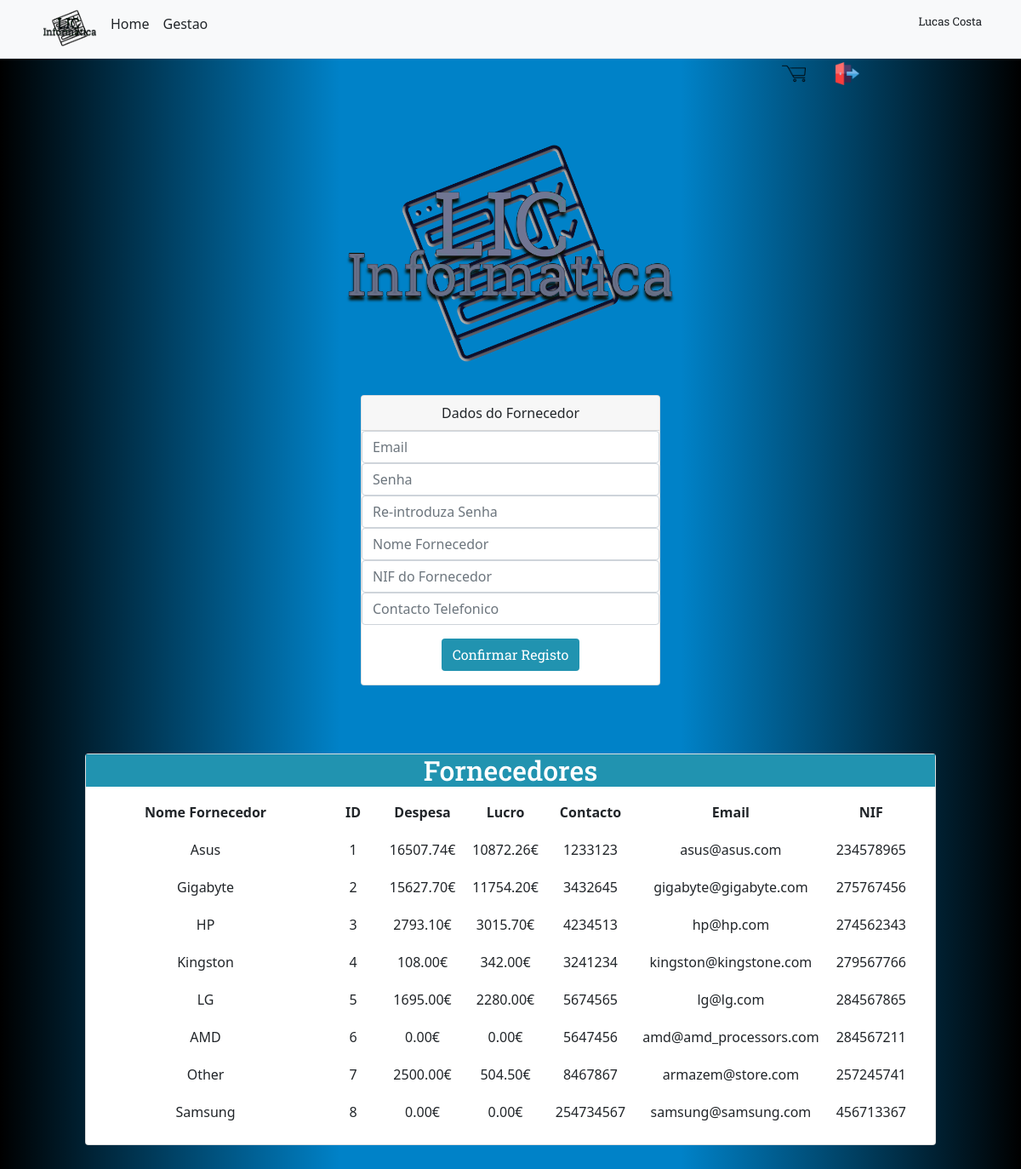
Page /admin/criar-fornecedor (signed in) on the earlier database version.
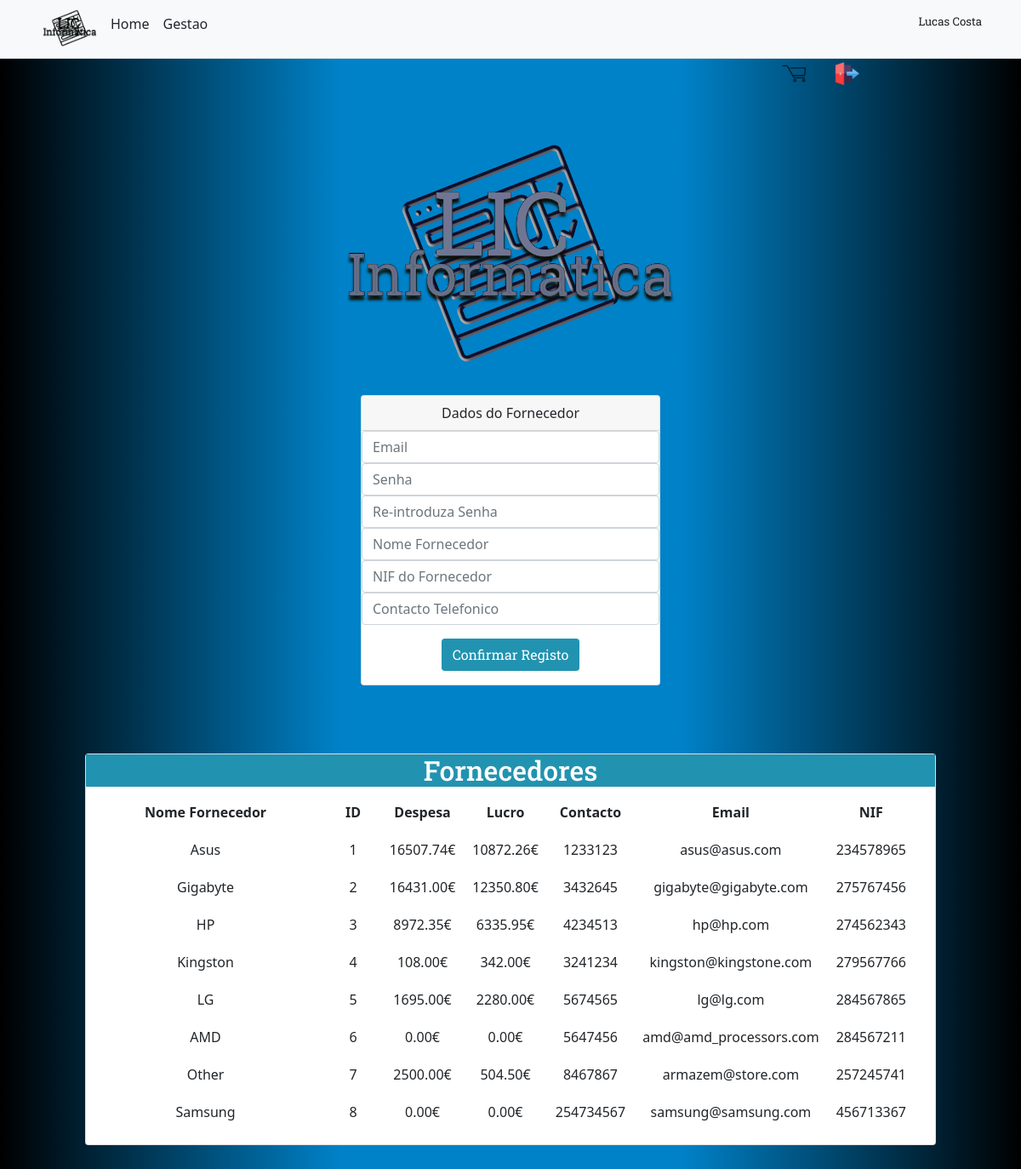
Same page on the later database version.
### main_app.py (models this page shows)
class Fornecedor(db.Model):
    __tablename__ = 'Fornecedores'
    id_fornecedor = db.Column(db.Integer, primary_key=True)
    email_fornecedor = db.Column(db.String(100))
    nome_fornecedor = db.Column(db.String(60))
    desp_fornecedor = db.Column(db.Float)
    lucro_fornecedor = db.Column(db.Float)
    contacto = db.Column(db.Integer)
    numero_IF = db.Column(db.Integer)
    senha_login = db.Column(db.String)
    desconto_fornecedor = db.Column(db.Integer)
    db.create_all()
    db.session.commit()

### main_app.py (the view, shortened to what this page needs)
@root.route('/admin/criar-fornecedor', methods=['GET', 'POST'])
def criar_fornecedor():
    fornecedor = lista_fornecedores()
    if request.method == 'GET':
        return render_template('criar_fornecedor.html',fornecedores = fornecedor)

### main_app.py (called while the page is built)
def lista_fornecedores():
    try:
        con = sqlite3.connect('database/dados_informacoes2.db')
        cursor = con.cursor()
        cursor.execute("SELECT * FROM Fornecedores")
        fornecedores = cursor.fetchall()
        return fornecedores
    except Exception as e:
        print(e)

### templates/criar_fornecedor.html (shortened to what the changed rows need)
<!DOCTYPE html>
<html lang="en">
<head>
    <link href="https://cdn.jsdelivr.net/npm/bootstrap@5.1.3/dist/css/bootstrap.min.css" rel="stylesheet"
>
    <link rel="stylesheet" href="/static/main.css">
</head>
<body>
    <main>
        {%if session['log_in_admin'] == True%}
        <br><br>
        <div class="col-12 my-auto " style="margin-left: auto" methods="get">
            <nav class="row col-sm-10 offset-1">
                <div class="aligncenter">
                    <div class="card row">
                        <h2 class="btn_links titulo img"> Fornecedores </h2>
                        <nav class="row container-fluid row-cols-1 col-auto">
                            <table class="tbl-cart container" cellpadding="10" cellspacing="1">
                                <tbody>
                                    <tr>
                                        <th style="text-align:center;">Nome Fornecedor</th>
                                        <th style="text-align:center;">ID</th>
                                        <th style="text-align:center;" width="5%">Despesa</th>
                                        <th style="text-align: center;" width="5%">Lucro</th>
                                        <th style="text-align:center;" width="10%">Contacto</th>
                                        <th style="text-align:center;" width="10%">Email</th>
                                        <th style="text-align:center;" width="10%">NIF</th>
                                    </tr>
                                    {%for fornecedor in fornecedores%}
                                    {% set id_fornecedor = fornecedor[0] %}
                                    {% set email_fornecedor = fornecedor[1] %}
                                    {% set fornecedor_name = fornecedor[2] %}
                                    {% set desp_fornecedor = fornecedor[3] %}
                                    {% set contacto = fornecedor[5] %}
                                    {% set numero_IF = fornecedor[6] %}
                                    {% set lucro_fornecedor = fornecedor[4]%}
                                    <tr>
                                        <td style="text-align:center;">{{ fornecedor_name }}</td>
                                        <td style="text-align:center;">{{ id_fornecedor }}</td>
                                        <td style="text-align:center;" width="5%">{{'%.2f' % desp_fornecedor }}€
                                        </td>
                                        <td style="text-align:center;" width="5%">{{'%.2f' % lucro_fornecedor }}€
                                        </td>
                                        <td style="text-align:center;" width="10%">{{ contacto }}</td>
                                        <td style="text-align:center;" width="10%">{{ email_fornecedor }}</td>
                                        <td style="text-align:center;" width="5%">{{ numero_IF }}</td>
                                    </tr>
                                </tbody>{%endfor%}
                            </table>
                        </nav>
                    </div>
                </div>
            </nav>
        </div>
        {%endif%}
        <br><br><br>
    </main>
</body>
</html>

Differences in the rows shown:
changed Fornecedor "Gigabyte": desp_fornecedor "15627.70" → "16431.00"; lucro_fornecedor "11754.20" → "12350.80"
changed Fornecedor "HP": desp_fornecedor "2793.10" → "8972.35"; lucro_fornecedor "3015.70" → "6335.95"
